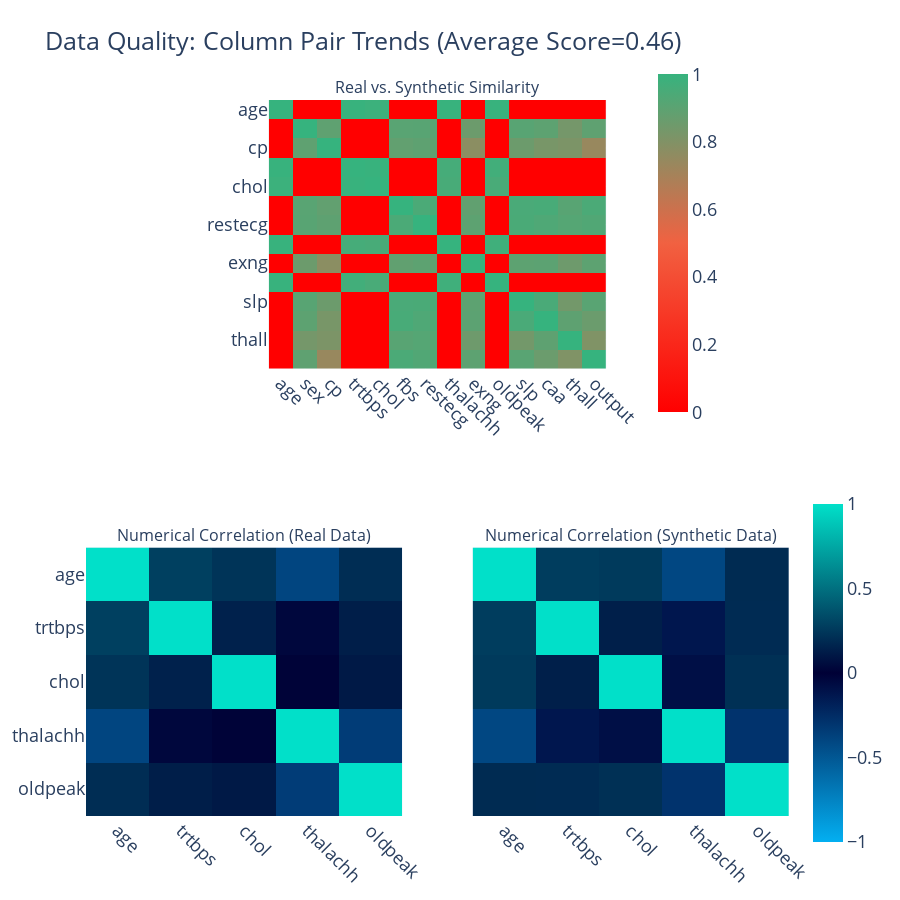

Source (notebook cell):
### Code cell
quality_report.get_visualization(property_name='Column Pair Trends').show(renderer='vscode')

### Figure 1 — Plotly figure (JSON) as saved in the notebook; plotly's stock layout.template omitted (floating-point values rounded to 4 significant figures; data arrays with more than 128 entries replaced by an {"elided": "..."} marker saying what was removed)
{"data": [{"coloraxis": "coloraxis", "hovertemplate": "<b>Column Pair</b><br>(%{x},%{y})<br><br>Similarity: %{z}<extra></extra>", "type": "heatmap", "x": ["age", "sex", "cp", "trtbps", "chol", "fbs", "restecg", "thalachh", "exng", "oldpeak", "slp", "caa", "thall", "output"], "xaxis": "x", "y": ["age", "sex", "cp", "trtbps", "chol", "fbs", "restecg", "thalachh", "exng", "oldpeak", "slp", "caa", "thall", "output"], "yaxis": "y", "z": {"elided": "14x14 float values"}}, {"coloraxis": "coloraxis2", "customdata": [[1, 0.274, 0.261, -0.406, 0.193], [0.274, 1, 0.139, -0.126, 0.194], [0.261, 0.139, 1, -0.085, 0.214], [-0.406, -0.126, -0.085, 1, -0.294], [0.193, 0.194, 0.214, -0.294, 1]], "hovertemplate": "<b>Correlation</b><br>(%{x},%{y})<br><br>Synthetic: %{z}<br>(vs. Real: %{customdata})<extra></extra>", "type": "heatmap", "x": ["age", "trtbps", "chol", "thalachh", "oldpeak"], "xaxis": "x2", "y": ["age", "trtbps", "chol", "thalachh", "oldpeak"], "yaxis": "y2", "z": [[1, 0.285, 0.232, -0.396, 0.202], [0.285, 1, 0.148, -0.038, 0.132], [0.232, 0.148, 1, 0.013, 0.111], [-0.396, -0.038, 0.013, 1, -0.345], [0.202, 0.132, 0.111, -0.345, 1]]}, {"coloraxis": "coloraxis2", "customdata": [[1, 0.285, 0.232, -0.396, 0.202], [0.285, 1, 0.148, -0.038, 0.132], [0.232, 0.148, 1, 0.013, 0.111], [-0.396, -0.038, 0.013, 1, -0.345], [0.202, 0.132, 0.111, -0.345, 1]], "hovertemplate": "<b>Correlation</b><br>(%{x},%{y})<br><br>Synthetic: %{z}<br>(vs. Real: %{customdata})<extra></extra>", "type": "heatmap", "x": ["age", "trtbps", "chol", "thalachh", "oldpeak"], "xaxis": "x3", "y": ["age", "trtbps", "chol", "thalachh", "oldpeak"], "yaxis": "y3", "z": [[1, 0.274, 0.261, -0.406, 0.193], [0.274, 1, 0.139, -0.126, 0.194], [0.261, 0.139, 1, -0.085, 0.214], [-0.406, -0.126, -0.085, 1, -0.294], [0.193, 0.194, 0.214, -0.294, 1]]}], "layout": {"annotations": [{"font": {"size": 16}, "showarrow": false, "text": "Real vs. Synthetic Similarity", "x": 0.5, "xanchor": "center", "xref": "paper", "y": 1, "yanchor": "bottom", "yref": "paper"}, {"font": {"size": 16}, "showarrow": false, "text": "Numerical Correlation (Real Data)", "x": 0.225, "xanchor": "center", "xref": "paper", "y": 0.375, "yanchor": "bottom", "yref": "paper"}, {"font": {"size": 16}, "showarrow": false, "text": "Numerical Correlation (Synthetic Data)", "x": 0.775, "xanchor": "center", "xref": "paper", "y": 0.375, "yanchor": "bottom", "yref": "paper"}], "coloraxis": {"cmax": 1, "cmin": 0, "colorbar": {"len": 0.5, "x": 0.8, "y": 0.8}, "colorscale": [[0, "#FF0000"], [0.5, "#F16141"], [1, "#36B37E"]]}, "coloraxis2": {"cmax": 1, "cmin": -1, "colorbar": {"len": 0.5, "y": 0.2}, "colorscale": [[0, "#03AFF1"], [0.5, "#000036"], [1, "#01E0C9"]]}, "font": {"size": 18}, "height": 900, "title": {"text": "Data Quality: Column Pair Trends (Average Score=0.46)"}, "width": 900, "xaxis": {"anchor": "y", "domain": [0.26, 0.74], "tickangle": 45}, "xaxis2": {"anchor": "y2", "domain": [0, 0.45], "tickangle": 45}, "xaxis3": {"anchor": "y3", "domain": [0.55, 1], "matches": "x2", "tickangle": 45}, "yaxis": {"anchor": "x", "autorange": "reversed", "domain": [0.625, 1]}, "yaxis2": {"anchor": "x2", "autorange": "reversed", "domain": [0, 0.375]}, "yaxis3": {"anchor": "x3", "autorange": "reversed", "domain": [0, 0.375], "matches": "y2", "visible": false}}}
